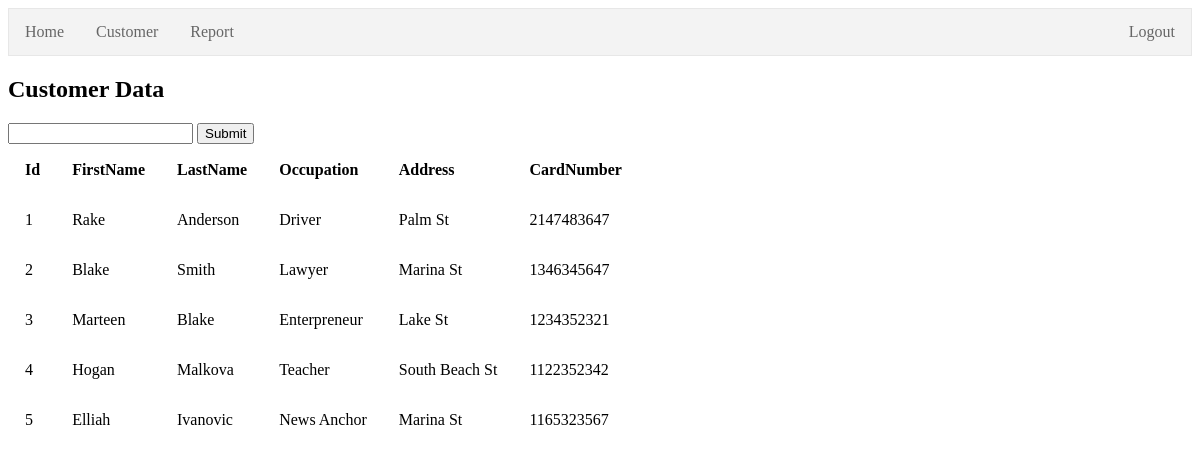
The page /admin/customer/index.php (signed in) on the database its author committed.
### tables this page shows
CREATE TABLE `customers` (
  `id_customer` int(11) NOT NULL AUTO_INCREMENT,
  `first_name` varchar(45) NOT NULL,
  `last_name` varchar(45) NOT NULL,
  `occupation` varchar(45) NOT NULL,
  `address` varchar(45) NOT NULL,
  `card_number` int(11) NOT NULL,
  PRIMARY KEY (`id_customer`)
);

### admin/customer/index.php (the view, shortened to what this page needs)
<!DOCTYPE html>
<html>
<head>
    <link rel="stylesheet" href="../../assets/style.css">
</head>
<body>
    <ul>
        <li><a href="/admin">Home</a></li>
        <li><a href="#">Customer</a></li>
        <li><a href="../report/">Report</a></li>
        <li style="float:right"><a href="../logout.php">Logout</a></li>
    </ul>
    <h2>Customer Data</h2>
    <form action="search.php" method="GET">
            <input type="text" name="id">
            <input type="submit" name="Submit" value="Submit">
    </form>
    <?php
    include("../session.php");
    $query = "select * from customers";
    $result = mysqli_query($conn, $query);
    echo "<table>";
    echo "<tr><th>Id</th><th>FirstName</th><th>LastName</th><th>Occupation</th><th>Address</th><th>CardNumber</th>";
    if (mysqli_num_rows($result) > 0) {
        while ($row = mysqli_fetch_array($result, MYSQLI_ASSOC)) {
            echo "<tr><td>" . $row["id_customer"] . "</td><td>" . $row["first_name"] . "</td><td>" . $row["last_name"] . "</td><td>" . $row["occupation"] . "</td><td>" . $row["address"] . "</td><td>" . $row["card_number"] . "</td></tr>";
        }
    }
    echo "</table>";
    ?>
</body>
</html>

### assets/style.css (style rules this page uses)
th, td, tr { width: fit-content; padding: 15px; text-align: left; }

### admin/customer/index.php (style rules this page uses)
ul { list-style-type: none; margin: 0; padding: 0; overflow: hidden; border: 1px solid #e7e7e7; background-color: #f3f3f3; }
li { float: left; }
li a { display: block; color: #666; text-align: center; padding: 14px 16px; text-decoration: none; }

### rows shown on the page
customers: id_customer "1", first_name "Rake", last_name "Anderson", occupation "Driver", address "Palm St", card_number "2147483647"
customers: id_customer "2", first_name "Blake", last_name "Smith", occupation "Lawyer", address "Marina St", card_number "1346345647"
customers: id_customer "3", first_name "Marteen", last_name "Blake", occupation "Enterpreneur", address "Lake St", card_number "1234352321"
customers: id_customer "4", first_name "Hogan", last_name "Malkova", occupation "Teacher", address "South Beach St", card_number "1122352342"
customers: id_customer "5", first_name "Elliah", last_name "Ivanovic", occupation "News Anchor", address "Marina St", card_number "1165323567"
